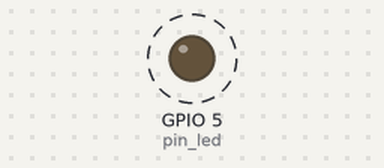
Recording of a sketch running on a simulated ESP32. On the bench: output pins drawn as LEDs (lit = HIGH). Dashed ring = blinking. What the sketch prints to the serial monitor is not drawn.

Above: at 0.5 s.
Timing chart, 0 to 4.6 s (numbered marks = the images above):
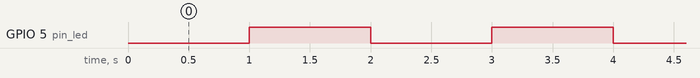

The sketch:

timers_1.ino
```cpp
/* Departamento de Engenharia Electrotécnica
  Tutorial Temporizadores - Exemplo 1
  Sempre que contagem atinge 1000000 irá mudar o estado do
  LED;
*/
#include "Arduino.h"
// Variáveis globais
int pin_led = 5;
volatile boolean state = LOW;
// Contador parcial de interrupções
volatile int interruptCounter;
// Contador global de interrupções
int totalInterruptCounter;
hw_timer_t * timer = NULL;
portMUX_TYPE timerMux = portMUX_INITIALIZER_UNLOCKED;
void IRAM_ATTR onTimer() {
  // Inicio proteção acesso exclusivo à variável
  portENTER_CRITICAL_ISR(&timerMux);
  // Incrementa o valor do contador parcial de interrupções
  interruptCounter++;
  // Comuta o estado de "state" de LOW para HIGH ou viceversa
  state = !state; // igual a state = ~state;
  // Escreve o valor HIGH ou LOW num pino digital
  digitalWrite(pin_led, state);
  // Fim proteção acesso exclusivo à variável
  portEXIT_CRITICAL_ISR(&timerMux);
}
void setup() {
  // Inicializar a porta série
  // Baud-rate de 115200
  Serial.begin(115200);
  // aguardar ligação da porta série
  while ( !Serial );
  // Configuração do Timer 0
  // - prescaler 80
  // - contagem crescente
  // Configuracao do GPIO5 como saída
  pinMode(pin_led, OUTPUT);
  timer = timerBegin(0, 80, true);
  // Atribuicao da ISR "onTimer" quando ocorre a interrupcao
  // do TIMER0, quando a contagem atinge 1000000
  timerAttachInterrupt(timer, &onTimer, true);
  // Definição do valor da contagem:
  // interrupção gerada quando a contagem atinge 1000000
  timerAlarmWrite(timer, 1000000, true);
  // Ativa TIMER0
  timerAlarmEnable(timer);
}
void loop() {
  if (interruptCounter > 0) {
    // Inicio proteção acesso exclusivo à variável
    portENTER_CRITICAL(&timerMux);
    // Decrementa o valor do contador parcial de interrupções
    interruptCounter--;
    // Fim proteção acesso exclusivo à variável
    portEXIT_CRITICAL(&timerMux);
    // Incrementa o valor do contador global de interrupções
    totalInterruptCounter++;
    Serial.print("Número total de interrupções: ");
    Serial.println(totalInterruptCounter);
  }
}
```

sloeber.ino.cpp
```cpp
#ifdef __IN_ECLIPSE__
//This is a automatic generated file
//Please do not modify this file
//If you touch this file your change will be overwritten during the next build
//This file has been generated on 2021-01-17 19:34:33

#include "Arduino.h"
#include "Arduino.h"

void IRAM_ATTR onTimer() ;
void setup() ;
void loop() ;

#include "timers_1.ino"


#endif
```

Measured:
- by itself, GPIO 5 (pin_led): alternates HIGH for 1.0 s and LOW for 1.0 s
